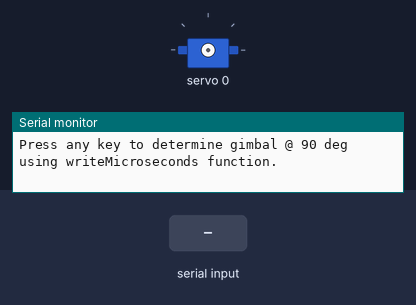
A sketch run on a simulated Arduino Uno, built with avr-gcc and run on an emulated ATmega328P. Shown: servo, the last lines printed to the serial monitor. Inputs (shaded band) come from the test bench.

Above: at 0.9 s.
1.0 s: "1" received over Serial
2.5 s: "0" received over Serial
At 3.1 s:
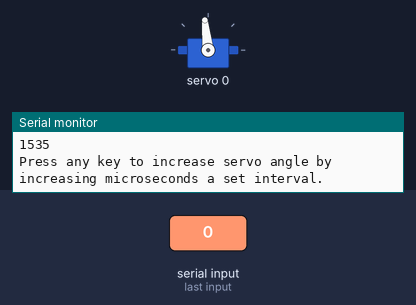
4.0 s: "2" received over Serial
At 5.5 s:
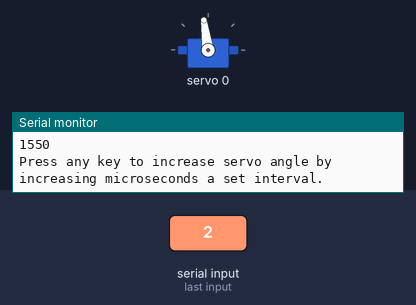
Timing chart, 0 to 7.0 s (numbered marks = the images above; inputs shaded):
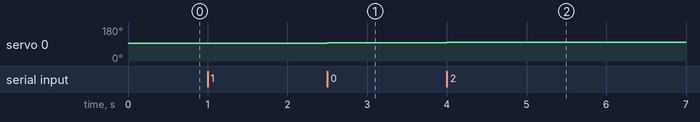

Measured:
- after the input at 2.5 s, servo 0: 95° → 96° at once
- after the input at 4.0 s, servo 0: 96° → 98° at once

The sketch:

gimbal_servo_calibration.ino
```cpp
#include <Wire.h>
#include <Adafruit_PWMServoDriver.h>

Adafruit_PWMServoDriver pwm = Adafruit_PWMServoDriver();

#define SERVO_FREQ 50 // Analog servos run at ~50 Hz updates

uint8_t servoNumber = 0;
uint16_t gimbalUs = 1520;
uint16_t interval = 15;

void setup() {

  Serial.begin(115200);

  pwm.begin();

  pwm.setOscillatorFrequency(27000000);
  pwm.setPWMFreq(SERVO_FREQ);  // Analog servos run at ~50 Hz updates

  delay(10);

  Serial.println("\nPress any key to determine gimbal @ 90 deg using writeMicroseconds function.");
  while(!Serial.available());
  while(Serial.available()) Serial.read();

  pwm.writeMicroseconds(servoNumber, gimbalUs);
  delay(15);
}

void loop() {
  // Calibrates servo moving counter clockwise while looking at servo opposite of white spline gear.
  while(true){
    Serial.println("\nPress any key to increase servo angle by increasing microseconds a set interval.");
    while(!Serial.available());
    while(Serial.available()) Serial.read();
    gimbalUs += 15; // Change + to - to calibrate clockwise while looking at servo opposite of white spline gear.
    Serial.print(gimbalUs);
    pwm.writeMicroseconds(servoNumber, gimbalUs);
  }
}
```
